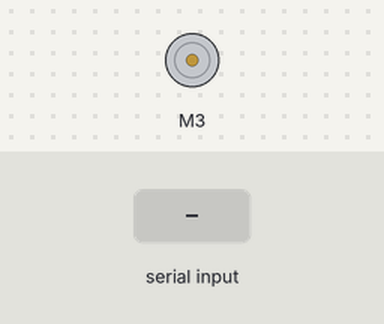
Bench run of a sketch on a simulated Arduino Uno, built with avr-gcc and run on an emulated ATmega328P. On the bench: DC motor (green arrow = forward, orange = backward, longer = faster). Inputs (shaded band) come from the test bench. What the sketch prints to the serial monitor is not drawn.

Above: at 1.2 s.
1.3 s: "90,45\n" received over Serial
At 3.4 s:
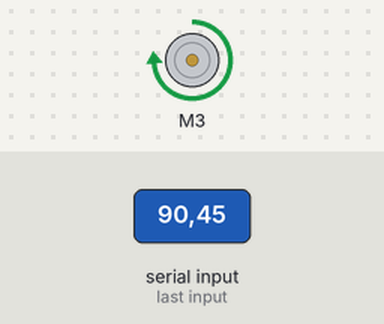
3.8 s: "30,150\n" received over Serial
At 5.4 s:
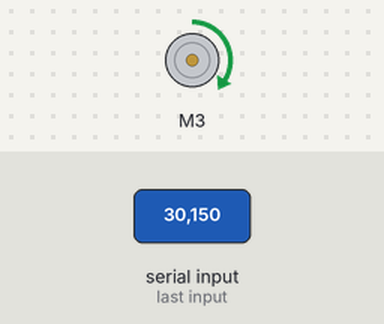
6.3 s: "200\n" received over Serial
At 8.4 s:
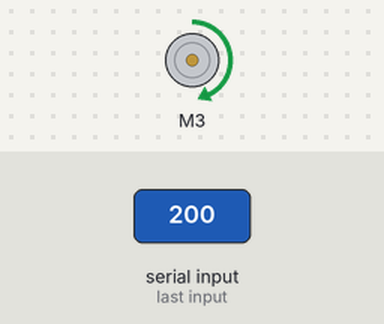
8.8 s: "90\n" received over Serial
At 10.3 s:
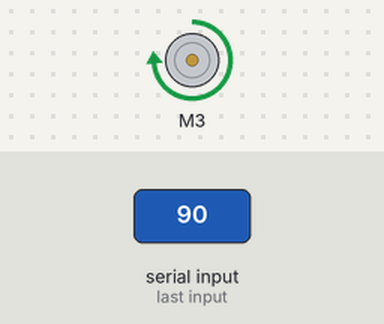
Timing chart, 0 to 11.8 s (numbered marks = the images above; inputs shaded):
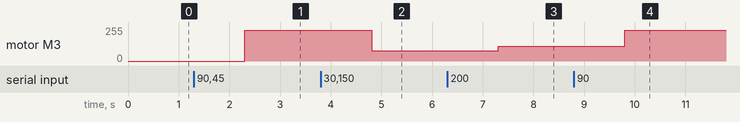

The sketch:

Arduino.ino
```cpp
#include <AFMotor.h>
int x,por;

AF_DCMotor motor(3);

void setup() {
  motor.setSpeed(0);
  Serial.begin(9600);
}

void loop() {
  while (!Serial.available());
  x = Serial.readString().toInt();
  motor.setSpeed((255*x)/100);
  motor.run(FORWARD);
  delay(100);
  Serial.print((255*x)/100);
}
```

Measured:
- after the input at 1.3 s, motor M3: stopped → forward 229/255 after 1.0 s
- after the input at 3.8 s, motor M3: forward 229/255 → forward 76/255 after 1.0 s
- after the input at 6.3 s, motor M3: forward 76/255 → forward 111/255 after 1.0 s
- after the input at 8.8 s, motor M3: forward 111/255 → forward 229/255 after 1.0 s
